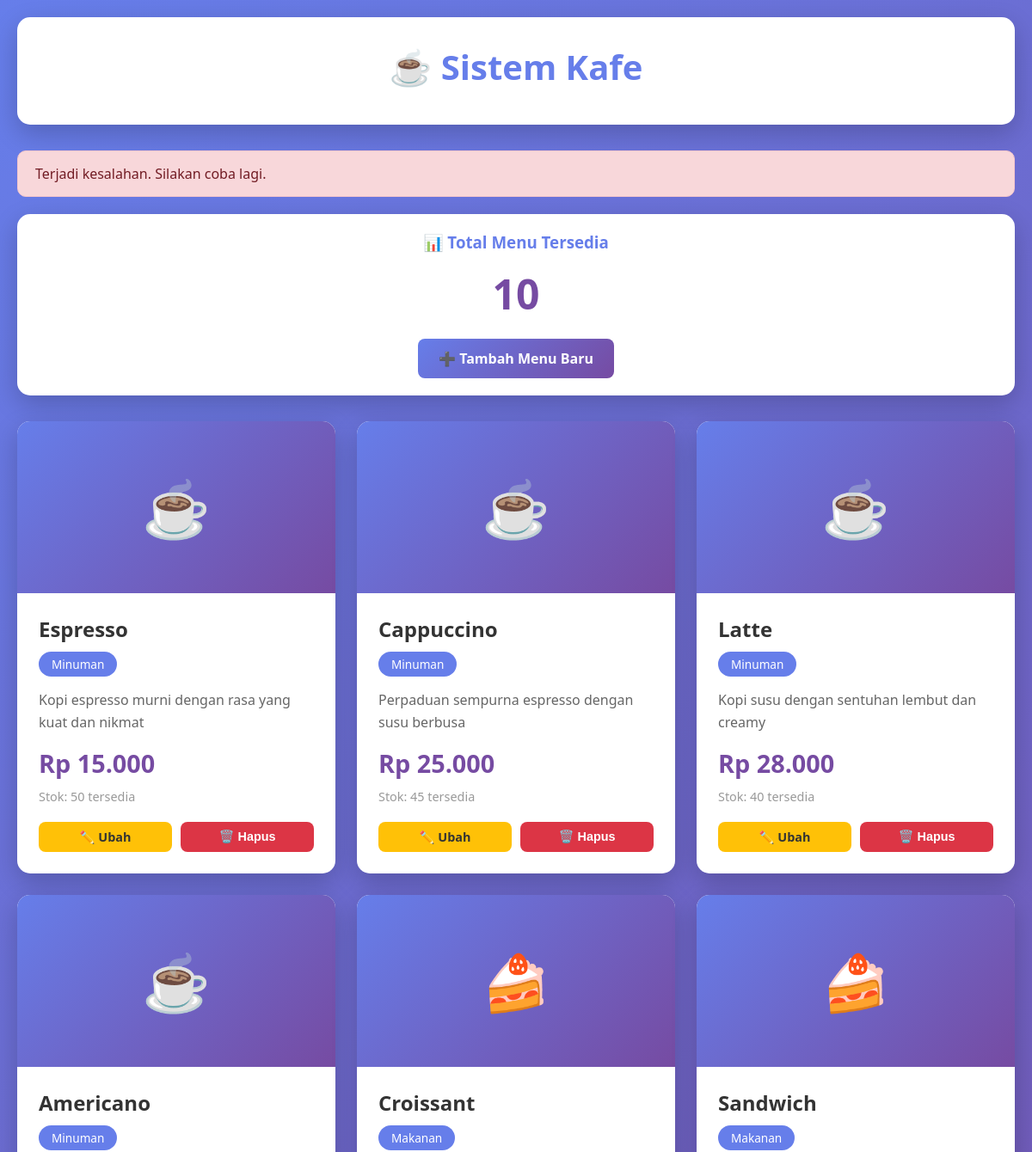
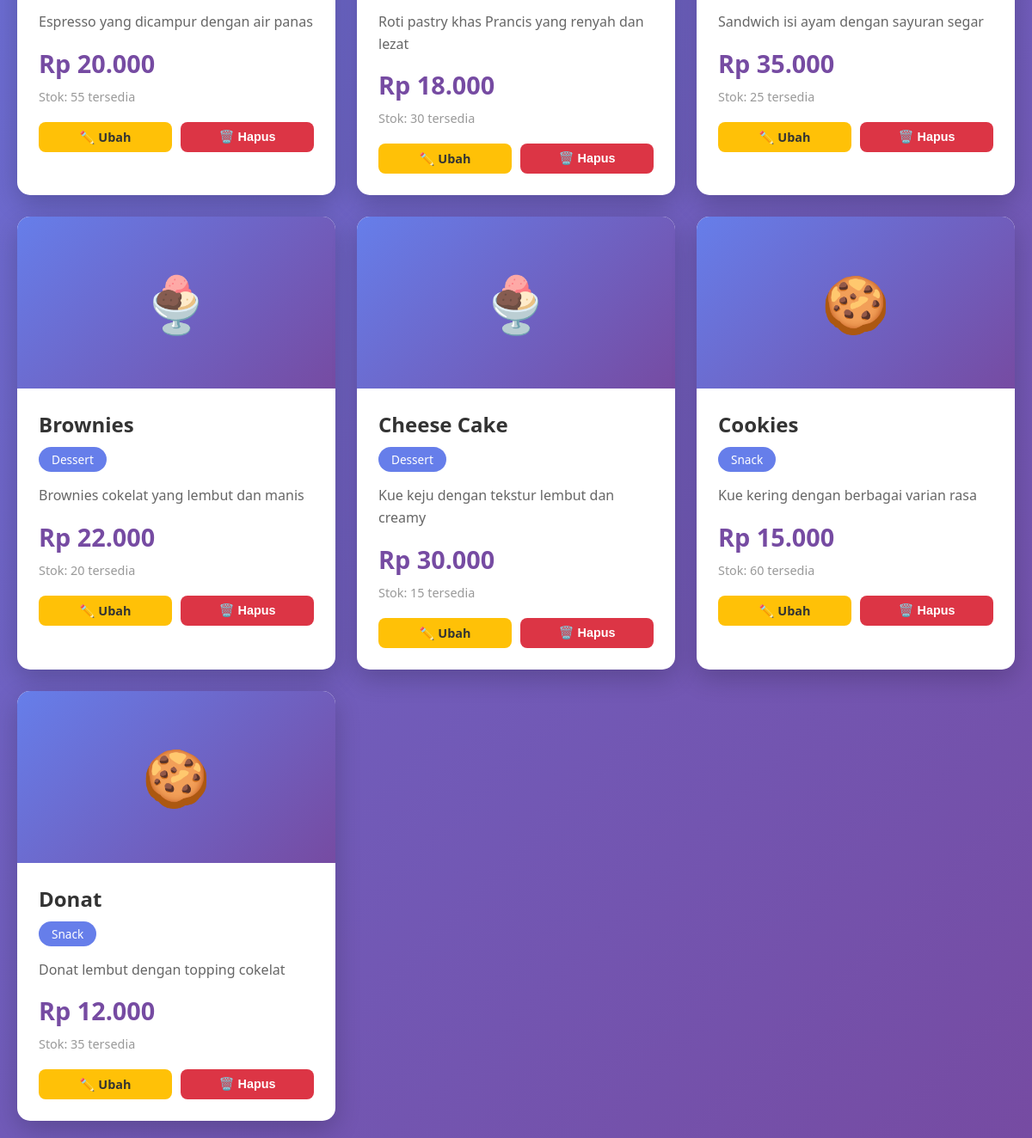
Page /index.php?error=not_found on the committed database (2 pictures, top to bottom).
### tables this page shows
CREATE TABLE IF NOT EXISTS menu (
    id INT AUTO_INCREMENT PRIMARY KEY,
    nama_menu VARCHAR(100) NOT NULL,
    kategori VARCHAR(50) NOT NULL,
    harga DECIMAL(10, 2) NOT NULL,
    deskripsi TEXT NOT NULL,
    stok INT NOT NULL DEFAULT 0,
    created_at TIMESTAMP DEFAULT CURRENT_TIMESTAMP,
    updated_at TIMESTAMP DEFAULT CURRENT_TIMESTAMP ON UPDATE CURRENT_TIMESTAMP
);

### Database.php (called while the page is built, shortened)
<?php
class Database {
    private $host = "localhost";
    private $username = "root";
    private $password = "";
    private $database = "cafe_db";
    private $connection;
    private function connect() {
        $this->connection = new mysqli(
            $this->host,
            $this->username,
            $this->password,
            $this->database
        );
    }
    public function getConnection() {
        return $this->connection;
    }
}
?>

### MenuManager.php (called while the page is built, shortened)
<?php
require_once 'Database.php';
require_once 'Menu.php';
class MenuManager {
    private $connection;
    public function __construct(Database $database) {
        $this->db = $database;
        $this->connection = $this->db->getConnection();
    }
    public function getAllMenu() {
        $menus = [];
        $query = "SELECT * FROM menu ORDER BY id ASC";
        $result = $this->connection->query($query);
        if ($result && $result->num_rows > 0) {
            while ($row = $result->fetch_assoc()) {
                $menus[] = new Menu(
                    $row['id'],
                    $row['nama_menu'],
                    $row['kategori'],
                    $row['harga'],
                    $row['deskripsi'],
                    $row['stok']
                );
            }
        }
        return $menus;
    }
    public function getTotalMenu() {
        $query = "SELECT COUNT(*) as total FROM menu";
        $result = $this->connection->query($query);
        if ($result) {
            $row = $result->fetch_assoc();
            return $row['total'];
        }
        return 0;
    }
}
?>

### Menu.php (called while the page is built, shortened)
<?php
class Menu {
    private $id;
    private $namaMenu;
    private $kategori;
    private $harga;
    private $deskripsi;
    private $stok;
    public function __construct($id, $namaMenu, $kategori, $harga, $deskripsi, $stok) {
        $this->id = $id;
        $this->namaMenu = $namaMenu;
        $this->kategori = $kategori;
        $this->harga = $harga;
        $this->deskripsi = $deskripsi;
        $this->stok = $stok;
    }
    public function getId() {
        return $this->id;
    }
    public function getNamaMenu() {
        return $this->namaMenu;
    }
    public function getKategori() {
        return $this->kategori;
    }
    public function getDeskripsi() {
        return $this->deskripsi;
    }
    public function getStok() {
        return $this->stok;
    }
    public function getHargaFormatted() {
        return "Rp " . number_format($this->harga, 0, ',', '.');
    }
    public function getIcon() {
        $icons = [
            'Minuman' => '☕',
            'Makanan' => '🍰',
            'Snack' => '🍪',
            'Dessert' => '🍨'
        ];
        return $icons[$this->kategori] ?? '🍽️';
    }
}
?>

### index.php (the view, shortened to what this page needs)
<?php
require_once 'Database.php';
require_once 'Menu.php';
require_once 'MenuManager.php';
$database = new Database();
$menuManager = new MenuManager($database);
$menus = $menuManager->getAllMenu();
$totalMenu = $menuManager->getTotalMenu();
$message = '';
$messageType = '';
if (isset($_GET['error'])) {
    $messageType = 'error';
    $message = 'Terjadi kesalahan. Silakan coba lagi.';
}
?>
<!DOCTYPE html>
<html lang="en">
<head>
    <link rel="stylesheet" href="style.css">
</head>
<body>
    <div class="container">
        <div class="header">
            <h1>☕ Sistem Kafe</h1>
        </div>
        <?php if ($message): ?>
            <div class="notification <?php echo $messageType; ?>" id="notification">
                <?php echo $message; ?>
            </div>
        <?php endif; ?>
        <div class="stats">
            <h3>📊 Total Menu Tersedia</h3>
            <div class="stats-number"><?php echo $totalMenu; ?></div>
            <a href="tambah.php" class="btn btn-primary">➕ Tambah Menu Baru</a>
        </div>
        <div class="menu-grid">
            <?php foreach ($menus as $menu): ?>
                <div class="menu-card">
                    <div class="menu-image">
                        <?php echo $menu->getIcon(); ?>
                    </div>
                    <div class="menu-content">
                        <div class="menu-name"><?php echo htmlspecialchars($menu->getNamaMenu()); ?></div>
                        <span class="menu-category"><?php echo htmlspecialchars($menu->getKategori()); ?></span>
                        <p class="menu-description"><?php echo htmlspecialchars($menu->getDeskripsi()); ?></p>
                        <div class="menu-price"><?php echo $menu->getHargaFormatted(); ?></div>
                        <p class="menu-stock">Stok: <?php echo $menu->getStok(); ?> tersedia</p>
                        <div class="menu-actions">
                            <a href="ubah.php?id=<?php echo $menu->getId(); ?>" class="btn btn-edit">✏️ Ubah</a>
                            <button onclick="confirmDelete(<?php echo $menu->getId(); ?>, '<?php echo htmlspecialchars($menu->getNamaMenu(), ENT_QUOTES); ?>')" class="btn btn-delete">🗑️ Hapus</button>
                        </div>
                    </div>
                </div>
            <?php endforeach; ?>
        </div>
    </div>
</body>
</html>

### style.css (style rules this page uses)
* { margin: 0; padding: 0; box-sizing: border-box; }
body { font-family: 'Segoe UI', Tahoma, Geneva, Verdana, sans-serif; background: linear-gradient(135deg, #667eea 0%, #764ba2 100%); min-height: 100vh; padding: 20px; }
.container { max-width: 1200px; margin: 0 auto; }
.header { background: white; padding: 30px; border-radius: 15px; box-shadow: 0 10px 30px rgba(0,0,0,0.2); text-align: center; margin-bottom: 30px; }
.header h1 { color: #667eea; font-size: 2.5em; margin-bottom: 10px; }
.notification { padding: 15px 20px; border-radius: 10px; margin-bottom: 20px; animation: slideDown 0.3s ease; transition: opacity 0.3s ease; }
.notification.error { background: #f8d7da; color: #721c24; border: 1px solid #f5c6cb; }
.stats { background: white; padding: 20px; border-radius: 15px; box-shadow: 0 10px 30px rgba(0,0,0,0.2); text-align: center; margin-bottom: 30px; }
.stats h3 { color: #667eea; margin-bottom: 15px; }
.stats-number { font-size: 3em; color: #764ba2; font-weight: bold; margin-bottom: 20px; }
.btn { display: inline-block; padding: 12px 24px; border-radius: 8px; text-decoration: none; font-weight: bold; cursor: pointer; border: none; font-size: 1em; transition: all 0.3s ease; }
.btn-primary { background: linear-gradient(135deg, #667eea 0%, #764ba2 100%); color: white; }
.btn-edit { background: #ffc107; color: #333; font-size: 0.9em; padding: 8px 16px; }
.btn-delete { background: #dc3545; color: white; font-size: 0.9em; padding: 8px 16px; }
.menu-grid { display: grid; grid-template-columns: repeat(auto-fill, minmax(300px, 1fr)); gap: 25px; margin-top: 20px; }
.menu-card { background: white; border-radius: 15px; overflow: hidden; box-shadow: 0 10px 30px rgba(0,0,0,0.2); transition: transform 0.3s ease, box-shadow 0.3s ease; }
.menu-image { width: 100%; height: 200px; background: linear-gradient(135deg, #667eea 0%, #764ba2 100%); display: flex; align-items: center; justify-content: center; font-size: 4em; }
.menu-content { padding: 25px; }
.menu-name { font-size: 1.5em; color: #333; margin-bottom: 10px; font-weight: bold; }
.menu-category { display: inline-block; background: #667eea; color: white; padding: 5px 15px; border-radius: 20px; font-size: 0.85em; margin-bottom: 15px; }
.menu-description { color: #666; line-height: 1.6; margin-bottom: 15px; }
.menu-price { font-size: 1.8em; color: #764ba2; font-weight: bold; }
.menu-stock { color: #999; margin-top: 10px; margin-bottom: 20px; font-size: 0.9em; }
.menu-actions { display: flex; gap: 10px; margin-top: 15px; }
.menu-actions .btn { flex: 1; text-align: center; }

### rows in the picture
menu: kategori "☕", nama_menu "Espresso", kategori "Minuman", deskripsi "Kopi espresso murni dengan rasa yang kuat dan nikmat", harga "Rp 15.000", stok "50"
menu: kategori "☕", nama_menu "Cappuccino", kategori "Minuman", deskripsi "Perpaduan sempurna espresso dengan susu berbusa", harga "Rp 25.000", stok "45"
menu: kategori "☕", nama_menu "Latte", kategori "Minuman", deskripsi "Kopi susu dengan sentuhan lembut dan creamy", harga "Rp 28.000", stok "40"
menu: kategori "☕", nama_menu "Americano", kategori "Minuman", deskripsi "Espresso yang dicampur dengan air panas", harga "Rp 20.000", stok "55"
menu: kategori "🍰", nama_menu "Croissant", kategori "Makanan", deskripsi "Roti pastry khas Prancis yang renyah dan lezat", harga "Rp 18.000", stok "30"
menu: kategori "🍰", nama_menu "Sandwich", kategori "Makanan", deskripsi "Sandwich isi ayam dengan sayuran segar", harga "Rp 35.000", stok "25"
menu: kategori "🍨", nama_menu "Brownies", kategori "Dessert", deskripsi "Brownies cokelat yang lembut dan manis", harga "Rp 22.000", stok "20"
menu: kategori "🍨", nama_menu "Cheese Cake", kategori "Dessert", deskripsi "Kue keju dengan tekstur lembut dan creamy", harga "Rp 30.000", stok "15"
menu: kategori "🍪", nama_menu "Cookies", kategori "Snack", deskripsi "Kue kering dengan berbagai varian rasa", harga "Rp 15.000", stok "60"
menu: kategori "🍪", nama_menu "Donat", kategori "Snack", deskripsi "Donat lembut dengan topping cokelat", harga "Rp 12.000", stok "35"

### other values in the picture
$message "Terjadi kesalahan. Silakan coba lagi."
$totalMenu "10"
